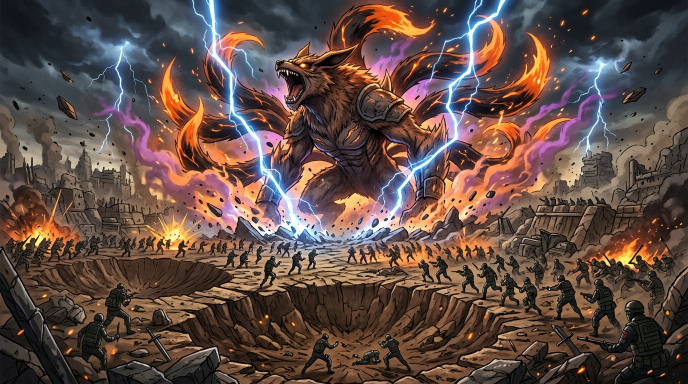
#> input picture src/assets/images/shinobi_titanic_beast_backdrop_1791702699652.jpg, 1376 x 768 px, given in place of shinobi_titanic_beast_backdrop_1791702699652.jpg.png, which was not available (shown at 1/2 size)
$ python ldiff.py ../../../../src/assets/images/shinobi_titanic_beast_backdrop_1791702699652.jpg 1.0
#> lines starting #> are read from the running program, lines starting #| are printed output that depends on the picture; pictures that were not available may be replaced by others from this repository, and a replacement may not be noted
# ldiff.py id [sigma]: blurred lightness of ours minus his box at 44, printed as a grid (+ lighter, - darker), per 2x2 block
import sys
import numpy as np
from PIL import Image, ImageFilter
W='/tmp/claude-0/-home-user-Ninja-Fantasy-Game/686daf18-129b-55df-a0e0-8b5389d0083e/scratchpad/art2/icons-r4-work'
jid=sys.argv[1]; s=float(sys.argv[2]) if len(sys.argv)>2 else 1.5
his=Image.open(f'{W}/stage/ref/{jid}.png').convert('RGB'); w,h=his.size
#> further down, his is the input picture: PIL image 1376x768 RGB; mean R, G, B 97.1, 76.4, 70
#> after `w, h = his.size`: w = 1376; h = 768
hb=his.crop((1,1,w-1,h-1)).resize((44,44),Image.BOX)
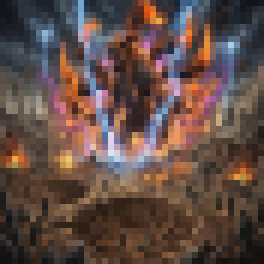
#> hb: PIL image 44x44 RGB (shown 6 times larger); mean R, G, B 97.3, 76.6, 70.1
o=Image.open(f'{W}/stage/{jid}.png').convert('RGB')
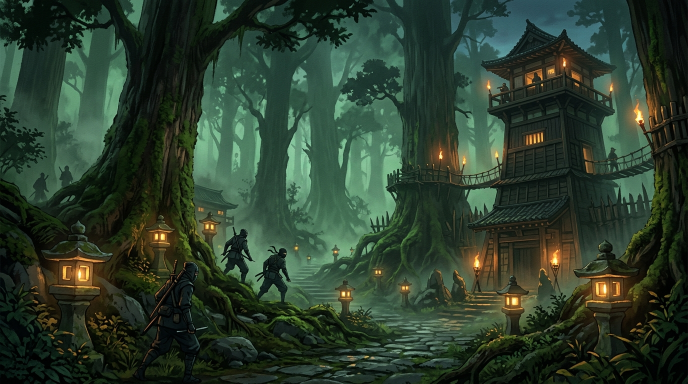
#> input picture src/assets/images/shinobi_campaign_forest_backdrop_1791702689788.jpg, 1376 x 768 px, given in place of shinobi_titanic_beast_backdrop_1791702699652.jpg.png, which was not available (shown at 1/2 size)
#> o is the input picture: PIL image 1376x768 RGB; mean R, G, B 44, 61.7, 45.2
def L(im):
    a=np.asarray(im).astype(float)/255
    a=np.where(a<=0.04045,a/12.92,((a+0.055)/1.055)**2.4)
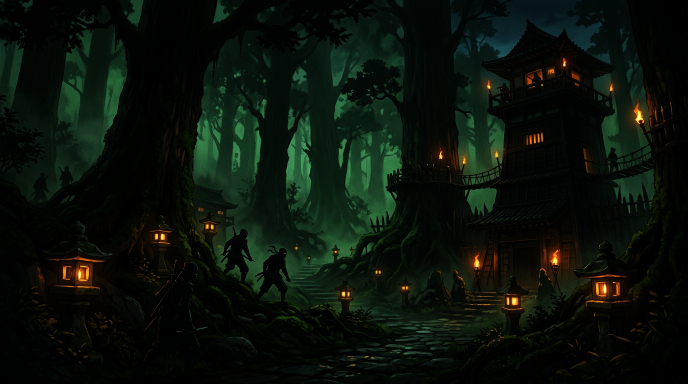
#> a: shape (768, 1376, 3) float64 (shown at 1/2 size); mean R, G, B 0.0417, 0.0735, 0.0428
    l=np.cbrt(0.4122214708*a[...,0]+0.5363325363*a[...,1]+0.0514459929*a[...,2]); m=np.cbrt(0.2119034982*a[...,0]+0.6806995451*a[...,1]+0.1073969566*a[...,2]); sS=np.cbrt(0.0883024619*a[...,0]+0.2817188376*a[...,1]+0.6299787005*a[...,2])
#> after `l = np.cbrt(0.4122214708 * a[..., 0] + 0.5363325363 * a[..., 1] + 0.05`:
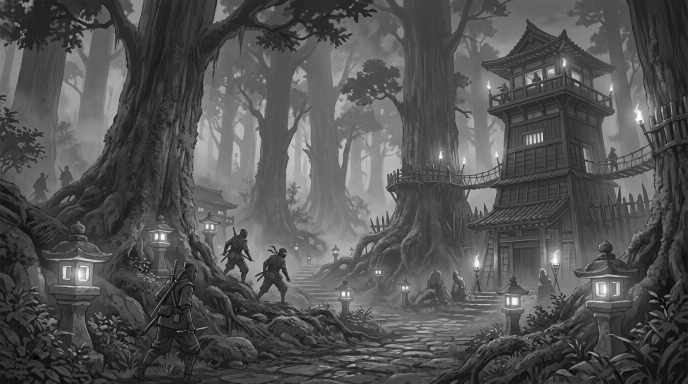
#> l: shape (768, 1376) float64 (shown at 1/2 size); min 0, max 0.997, mean 0.328
#> after `sS = np.cbrt(0.0883024619 * a[..., 0] + 0.2817188376 * a[..., 1] + 0.6`:
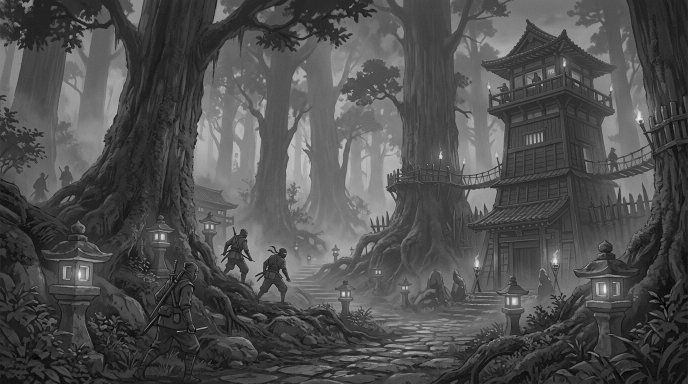
#> sS: shape (768, 1376) float64 (shown at 1/2 size); min 0, max 0.96, mean 0.312
    return 0.2104542553*l+0.793617785*m-0.0040720468*sS
def blur(v):
    im=Image.fromarray((v*255).astype(np.uint8)).filter(ImageFilter.GaussianBlur(s)); return np.asarray(im)/255
d=blur(L(o))-blur(L(hb))
#> in L (call 2), `a=np.where(a<=0.04045,a/12.92,((a+0.055)/1.055)**2.4)`:
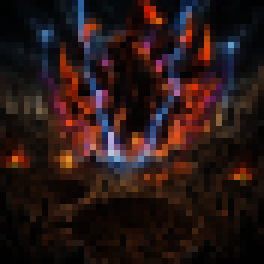
#> a: shape (44, 44, 3) float64 (shown 6 times larger); mean R, G, B 0.16, 0.0929, 0.0866
#> in blur (call 2), `im = Image.fromarray((v * 255).astype(np.uint8)).filter(ImageFilter.Ga`:
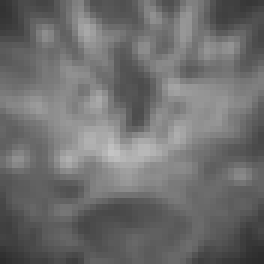
#> im: PIL image 44x44 L (shown 6 times larger); min 44, max 196, mean 110.2
#> (the run stopped early here; a loop or call above may not have finished)
